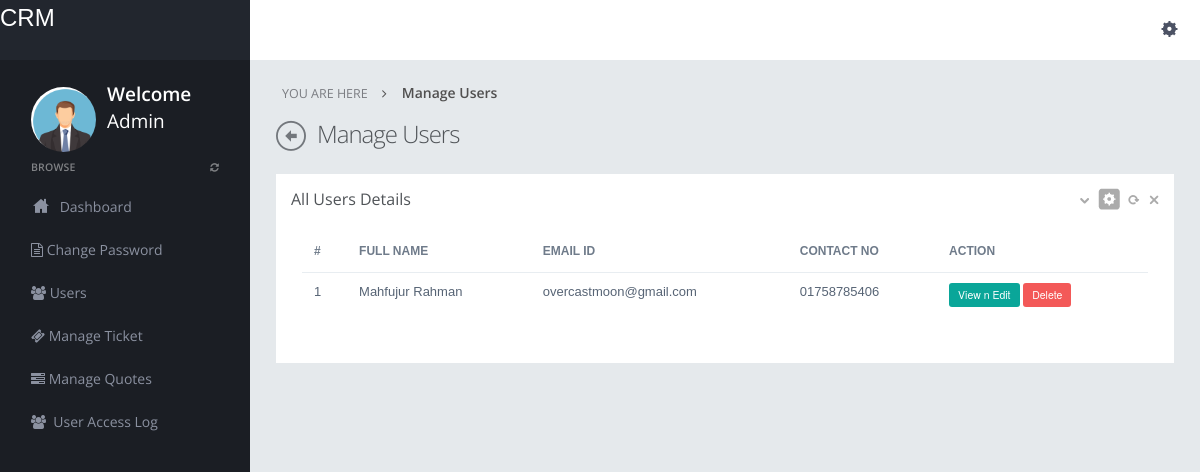
Screenshot of /admin/manage-users.php (signed in) with the database file from the repository.
### tables this page shows
CREATE TABLE `tbl_user` (
  `id` int(11) NOT NULL,
  `name` varchar(50) NOT NULL,
  `email` varchar(50) NOT NULL,
  `password` varchar(50) NOT NULL,
  `mobile` varchar(50) NOT NULL,
  `gender` varchar(10) NOT NULL,
  `address` varchar(255) NOT NULL,
  `status` int(11) NOT NULL
);

### admin/manage-users.php (the view, shortened to what this page needs)
<?php
include("dbconnection.php");
?>
<!DOCTYPE html>
<html>
<head>
<link href="assets/plugins/pace/pace-theme-flash.css" rel="stylesheet" type="text/css" media="screen"/>
<link href="assets/plugins/boostrapv3/css/bootstrap.min.css" rel="stylesheet" type="text/css"/>
<link href="assets/plugins/boostrapv3/css/bootstrap-theme.min.css" rel="stylesheet" type="text/css"/>
<link href="assets/plugins/font-awesome/css/font-awesome.css" rel="stylesheet" type="text/css"/>
<link href="assets/css/animate.min.css" rel="stylesheet" type="text/css"/>
<link href="assets/plugins/jquery-scrollbar/jquery.scrollbar.css" rel="stylesheet" type="text/css"/>
<link href="assets/css/style.css" rel="stylesheet" type="text/css"/>
<link href="assets/css/responsive.css" rel="stylesheet" type="text/css"/>
<link href="assets/css/custom-icon-set.css" rel="stylesheet" type="text/css"/>
</head>
<body class="">
<?php include("header.php");?>
<div class="page-container row">
      <?php include("leftbar.php");?>
    </div>
  </div>
    <div class="page-content">
            <div class="content">
                <ul class="breadcrumb">
                    <li>
                        <p>YOU ARE HERE</p>
                    </li>
                    <li><a href="#" class="active">Manage Users</a>
                    </li>
                </ul>
                <div class="page-title">	<i class="icon-custom-left"></i>
                    	<h3>Manage Users </h3>
                </div>
                <div class="row">
                    <div class="col-md-12">
                        <div class="row">
                            <div class="col-md-12">
                                <div class="grid simple ">
                                    <div class="grid-title no-border">
                                        	<h4>All Users Details</h4>
                                        <div class="tools">	<a href="javascript:;" class="collapse"></a>
											<a href="#grid-config" data-toggle="modal" class="config"></a>
											<a href="javascript:;" class="reload"></a>
											<a href="javascript:;" class="remove"></a>
                                        </div>
                                    </div>
                                    <div class="grid-body no-border">
                                            <table class="table table-hover no-more-tables">
                                                <thead>
                                                    <tr>
                                                        <th>#</th>
                                                        <th>Full Name</th>
                                                        <th>Email ID </th>
                                                        <th>Contact No</th>
                                                        <th>Action</th>
                                                    </tr>
                                                </thead>
                                                <tbody>
                                                <?php
                                                 $ret=mysqli_query($con,"select * from tbl_user");
												$cnt=1;
												while($row=mysqli_fetch_array($ret))
												{
												?>
                                                    <tr>
                                                        <td><?php echo $cnt;?></td>
                                                        <td><?php echo $row['name'];?></td>
                                                        <td><?php echo $row['email'];?></td>
                                                         <td><?php echo $row['mobile'];?></td>
                                                          <td>
                                                           <a href="edit-user.php?id=<?php echo $row['id'];?>" class="btn btn-primary btn-xs btn-mini">View n Edit</a>
                                                           <a type="button" href=" ?delid=<?php echo $row['id']; ?>"  onclick="alert('Are you sure to delete???')" class="btn btn-danger btn-xs btn-mini">Delete </a>
                                                          </td>
                                                    </tr>
                                                    <?php $cnt=$cnt+1; } ?>
                                                </tbody>
                                            </table>
                                    </div>
                                </div>
                            </div>
                        </div>
                    </div>
					</div>
                </div>
            </div>
        </div>
</body>
</html>

### admin/assets/css/responsive.css (style rules this page uses)
@media (min-width: 980px) { .page-content { margin-left: 250px; min-height: 100%; } }

### rows the page displays
tbl_user: name "Mahfujur Rahman", email "overcastmoon@gmail.com", mobile "01758785406"
